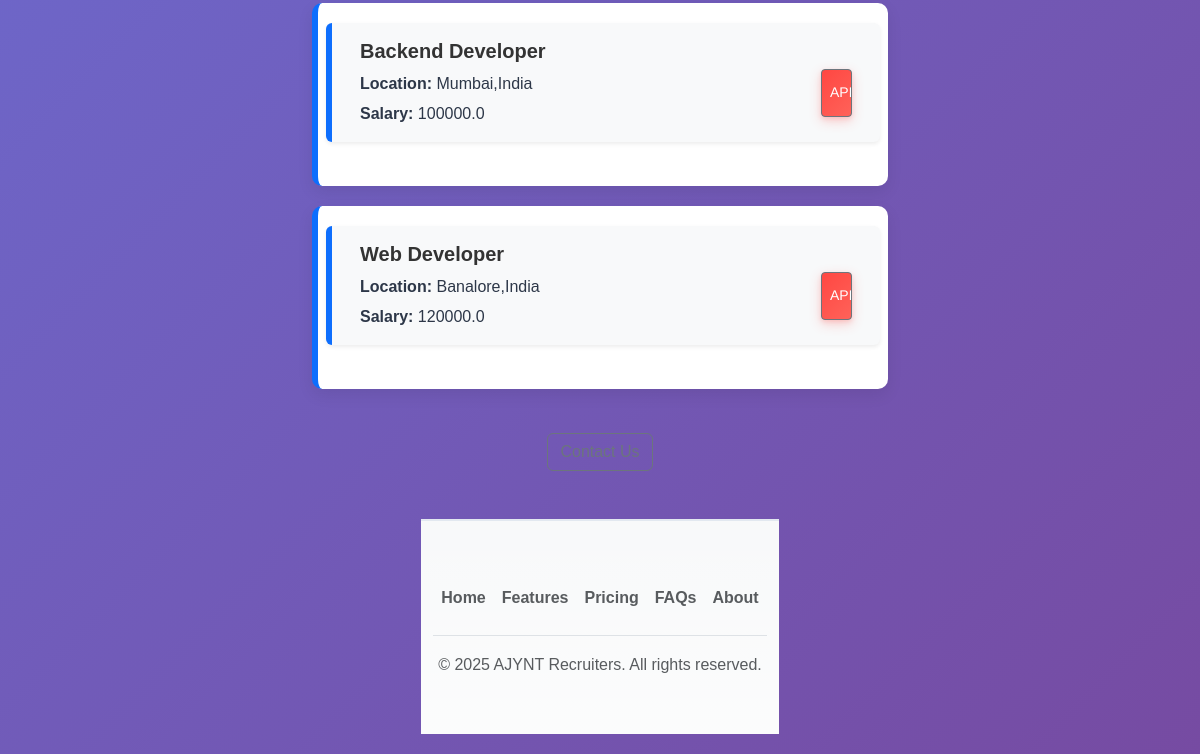
Page /Adithyan/home (signed in, lower part) on the earlier database version.
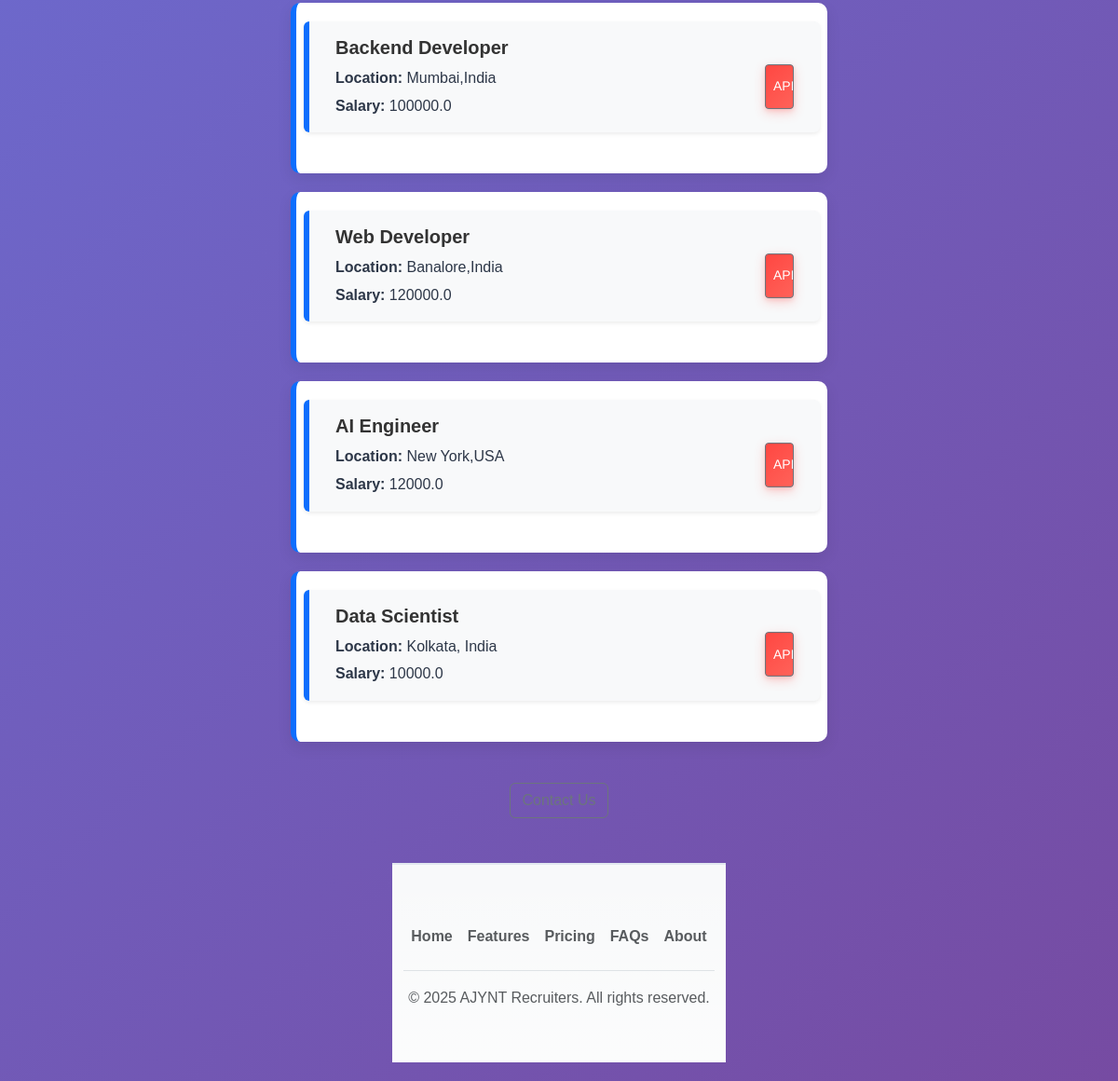
Same page on the later database version.
### app.py (models this page shows)
class Job(db.Model):
    job_id = db.Column(db.Integer, primary_key=True)
    job_company = db.Column(db.String(20),nullable = False)
    job_description = db.Column(db.String(100),nullable = True)
    job_title = db.Column(db.String(20),nullable = False)
    job_location = db.Column(db.String(20),nullable = False)
    job_salary = db.Column(db.Float,nullable = False)
    applicants = db.relationship('AppliedJob', back_populates='job')

### app.py (the view)
@app.route('/<uname>/home')
def home(uname):
    if 'username' not in session or session['role'] != 'user':
        flash("Please login as a user.", "warning")
        return redirect(url_for('user_login'))
    jobs = Job.query.all()
    return render_template('home.html', uname=uname, jobs=jobs)

### templates/home.html (shortened to what this page needs)
<!DOCTYPE html>
<html lang="en">
<head>
  <link href="https://cdn.jsdelivr.net/npm/bootstrap@5.3.7/dist/css/bootstrap.min.css" rel="stylesheet"
>
    <link rel="stylesheet" href="static/css/style.css">
</head>
<body>
  <div class="container" id="container">
  <div class="mt-4" id="jobs">
    {% if jobs %}
      {% for job in jobs %}
        <div class="job-card">
          {% include 'jobs.html' %}
        </div>
      {% endfor %}
    {% else %}
      <p class="text-muted text-center">No job openings available right now.</p>
    {% endif %}
  </div>
    <div style="text-align:center">
      <a href="mailto:partharecruiters12@gmail.com?subject=Questions%20about%20Job%20Openings&body=MY%20NAME%3A%20%3Center%20your%20name%3E%0D%0A%0D%0AQUESTIONS%3A%20%3Center%20your%20question%20here%3E"
        class="btn btn-outline-secondary mt-4"> Contact Us</a>
    </div>
  </div>
  {% include 'footer.html' %}
</body>
</html>

### templates/jobs.html (shortened to what this page needs)
<div class="row job-card shadow-sm p-3 mb-4 bg-body-tertiary rounded">
  <div class="col-md-9">
    <h5 class="job-title">{{ job.job_title }}</h5>
    <p class="mb-1"><strong>Location:</strong> {{ job.job_location }}</p>
    <p class="mb-0"><strong>Salary:</strong> {{ job.job_salary }}</p>
  </div>
  <div class="col-md-3 text-end d-flex align-items-center justify-content-end">
    <form action="{{ url_for('apply', job_id=job.job_id) }}" method="GET">
      <button type="submit" class="btn btn-secondary btn-sm">
        APPLY
      </button>
    </form>
  </div>
</div>

Differences in the rows shown:
added Job: job_title "AI Engineer", job_location "New York,USA", job_salary "12000.0"
added Job: job_title "Data Scientist", job_location "Kolkata, India", job_salary "10000.0"
